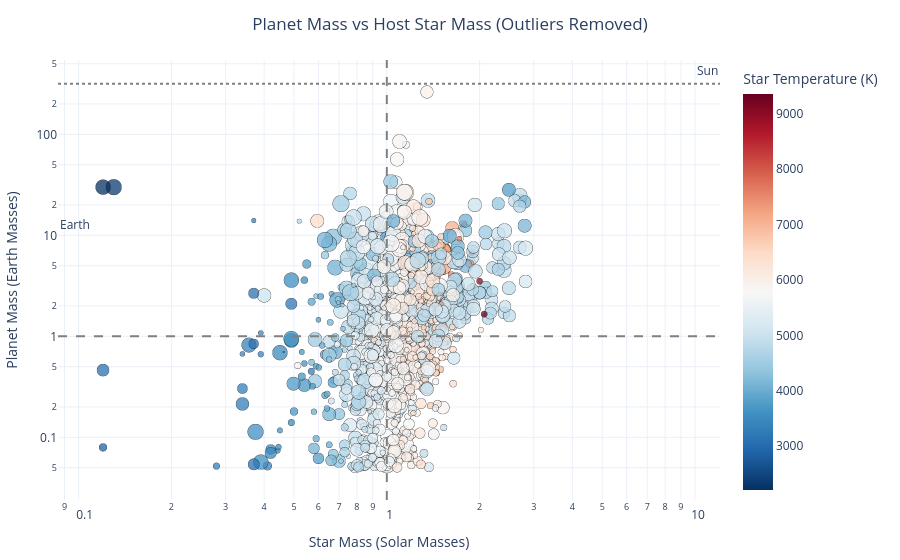

Here is the notebook cell this chart was saved with:
### Code cell
import plotly.express as px
import numpy as np

# Nettoyage
df_plot = df.copy()
df_plot = df_plot.dropna(subset=["mass", "host_star_mass", "period", "host_star_temp"])

# Filtrage par valeurs fixes
df_plot = df_plot[
    (df_plot["mass"] < 2000) &
    (df_plot["mass"] > 0.05) &
    (df_plot["host_star_mass"] < 3) &
    (df_plot["host_star_mass"] > 0.1) &
    (df_plot["host_star_temp"] < 10000) &
    (df_plot["host_star_temp"] > 2000)
]

print(f"Points après filtrage: {len(df_plot)}")

# Taille = période
df_plot["size"] = np.log1p(df_plot["period"])

fig = px.scatter(
    df_plot,
    x="host_star_mass",
    y="mass",
    size="size",
    color="host_star_temp",
    color_continuous_scale="RdBu_r",
    size_max=18,
    log_x=True,
    log_y=True,
    hover_name="name",
    hover_data={
        "host_star_mass": ":.2f",
        "mass": ":.2f",
        "period": ":.1f",
        "semi_major_axis": ":.2f",
        "host_star_temp": ":.0f"
    },
    title="Planet Mass vs Host Star Mass (Outliers Removed)",
    labels={
        "host_star_mass": "Star Mass (Solar Masses)",
        "mass": "Planet Mass (Earth Masses)",
        "host_star_temp": "Star Temperature (K)"
    },
    opacity=0.75
)

# Lignes de référence
fig.add_hline(y=1, line_dash="dash", line_color="gray",
              annotation_text="Earth", annotation_position="top left")

fig.add_hline(y=318, line_dash="dot", line_color="gray",
              annotation_text="Jupiter", annotation_position="top left")

fig.add_vline(x=1, line_dash="dash", line_color="gray",
              annotation_text="Sun", annotation_position="top right")

# Style
fig.update_traces(
    marker=dict(line=dict(width=0.5, color="black"))
)

fig.update_layout(
    template="plotly_white",
    title_x=0.5,
    margin=dict(l=40, r=40, t=60, b=40)
)

fig.show()

### Figure 1 — Plotly figure (JSON) as saved in the notebook; plotly's stock layout.template omitted (floating-point values rounded to 4 significant figures; data arrays with more than 128 entries replaced by an {"elided": "..."} marker saying what was removed)
{"data": [{"customdata": {"elided": "1396x3 float values"}, "hovertemplate": "<b>%{hovertext}</b><br><br>Star Mass (Solar Masses)=%{x:.2f}<br>Planet Mass (Earth Masses)=%{y:.2f}<br>size=%{marker.size}<br>period=%{customdata[0]:.1f}<br>semi_major_axis=%{customdata[1]:.2f}<br>Star Temperature (K)=%{marker.color:.0f}<extra></extra>", "hovertext": {"elided": "1396 str values"}, "legendgroup": "", "marker": {"color": {"elided": "1396 float values"}, "coloraxis": "coloraxis", "opacity": 0.75, "size": {"elided": "1396 float values"}, "sizemode": "area", "sizeref": 0.03711, "symbol": "circle", "line": {"color": "black", "width": 0.5}}, "mode": "markers", "name": "", "showlegend": false, "x": {"elided": "1396 float values"}, "xaxis": "x", "y": {"elided": "1396 float values"}, "yaxis": "y", "type": "scattergl"}], "layout": {"xaxis": {"anchor": "y", "domain": [0.0, 1.0], "title": {"text": "Star Mass (Solar Masses)"}, "type": "log"}, "yaxis": {"anchor": "x", "domain": [0.0, 1.0], "title": {"text": "Planet Mass (Earth Masses)"}, "type": "log"}, "coloraxis": {"colorbar": {"title": {"text": "Star Temperature (K)"}}, "colorscale": [[0.0, "rgb(5,48,97)"], [0.1, "rgb(33,102,172)"], [0.2, "rgb(67,147,195)"], [0.3, "rgb(146,197,222)"], [0.4, "rgb(209,229,240)"], [0.5, "rgb(247,247,247)"], [0.6, "rgb(253,219,199)"], [0.7, "rgb(244,165,130)"], [0.8, "rgb(214,96,77)"], [0.9, "rgb(178,24,43)"], [1.0, "rgb(103,0,31)"]]}, "legend": {"tracegroupgap": 0, "itemsizing": "constant"}, "title": {"text": "Planet Mass vs Host Star Mass (Outliers Removed)", "x": 0.5}, "shapes": [{"line": {"color": "gray", "dash": "dash"}, "type": "line", "x0": 0, "x1": 1, "xref": "x domain", "y0": 1, "y1": 1, "yref": "y"}, {"line": {"color": "gray", "dash": "dot"}, "type": "line", "x0": 0, "x1": 1, "xref": "x domain", "y0": 318, "y1": 318, "yref": "y"}, {"line": {"color": "gray", "dash": "dash"}, "type": "line", "x0": 1, "x1": 1, "xref": "x", "y0": 0, "y1": 1, "yref": "y domain"}], "annotations": [{"showarrow": false, "text": "Earth", "x": 0, "xanchor": "left", "xref": "x domain", "y": 1, "yanchor": "bottom", "yref": "y"}, {"showarrow": false, "text": "Jupiter", "x": 0, "xanchor": "left", "xref": "x domain", "y": 318, "yanchor": "bottom", "yref": "y"}, {"showarrow": false, "text": "Sun", "x": 1, "xanchor": "left", "xref": "x", "y": 1, "yanchor": "top", "yref": "y domain"}], "margin": {"l": 40, "r": 40, "t": 60, "b": 40}}}
